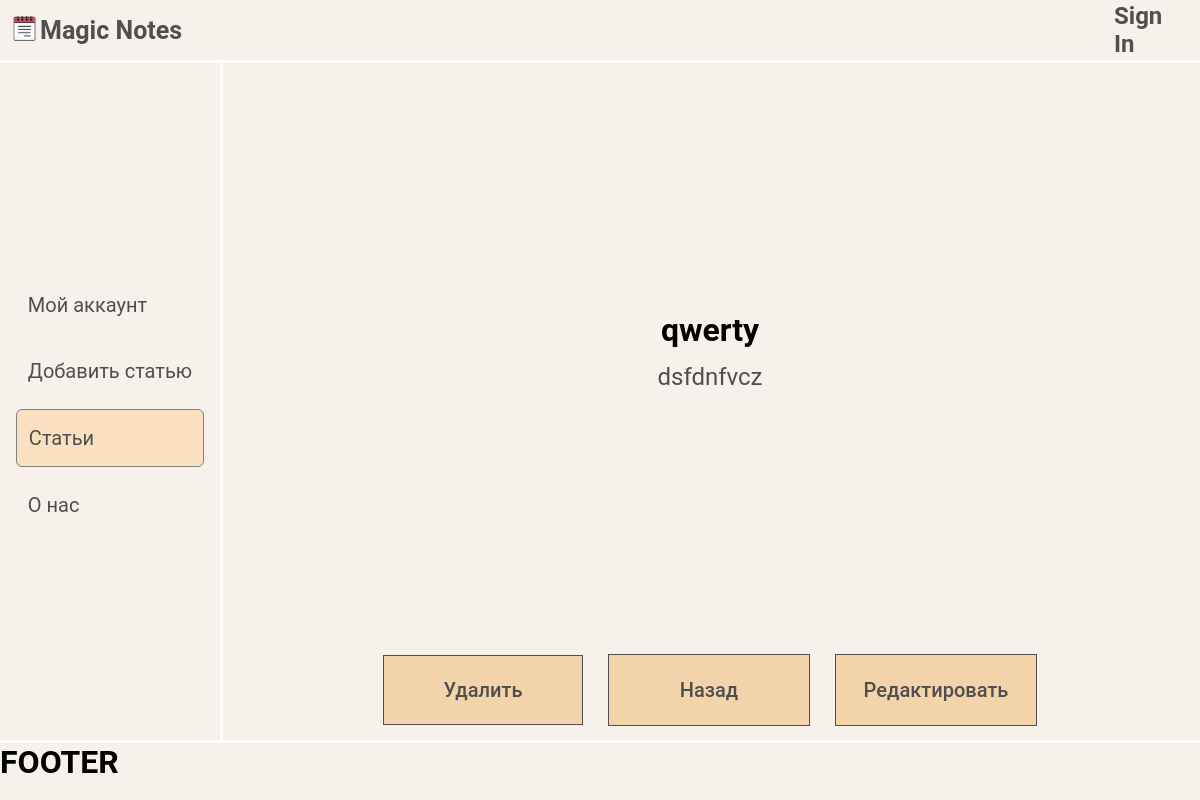
The page /notes/12/ on the database as committed earlier.
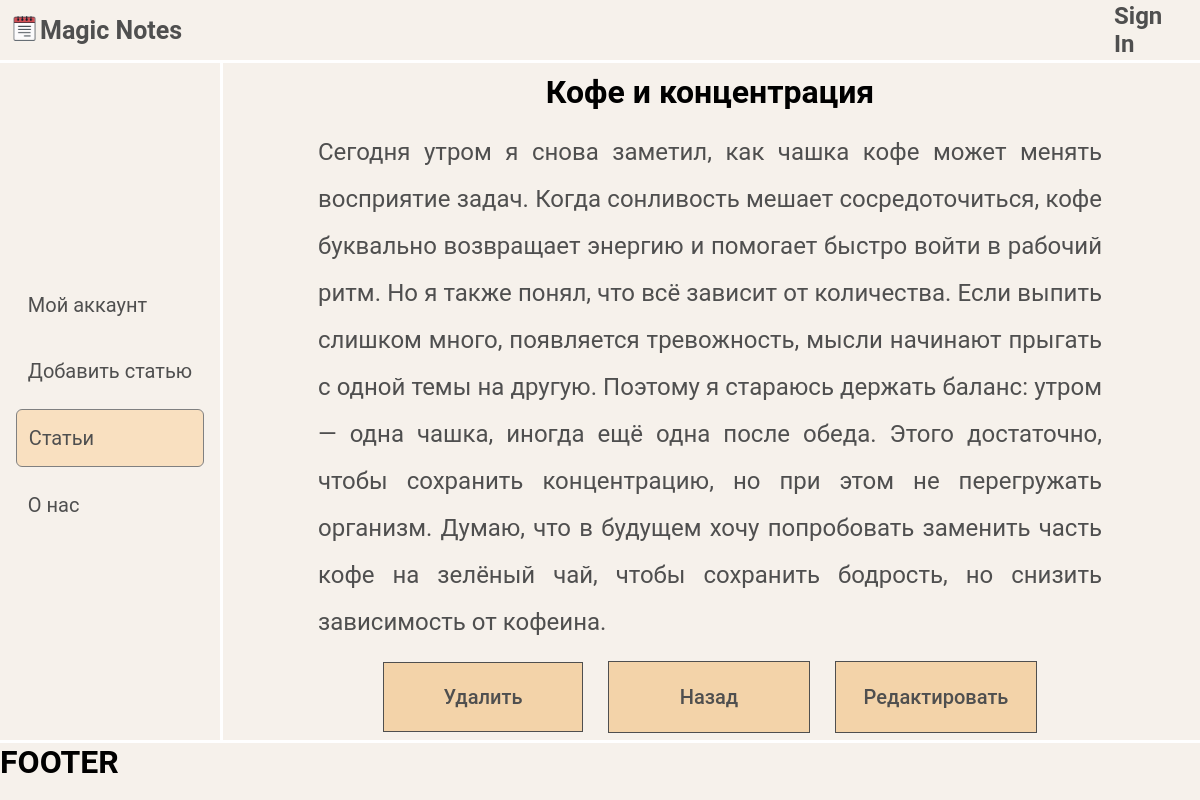
The same page on the database as committed later.
### Main/models.py (models this page shows, shortened)
class Notes(models.Model):
    title = models.CharField('Заголовок', max_length=50)
    anons = models.CharField('Анонс', max_length=100)
    text = models.TextField('Текст', max_length=2000)
    date = models.DateField('Дата')
    owner = models.ForeignKey(User, on_delete=models.CASCADE, null=True)
    class Meta:
        verbose_name = 'Заметка'
        verbose_name_plural = 'Заметки'

### Main/views.py (the view, shortened to what this page needs)
# urls.py: path('notes/<int:number>/', views.note),
def note(request, number):
    note = get_object_or_404(Notes, id=number)
    data = {'note' : note,
            'id': number}
    return render(request, f'Main/page.html', data)

### Main/templates/Main/page.html (shortened to what this page needs)
{% extends 'Main/layout.html' %}
{% load static %}
{% block content %}
    <div class="note_container">
        <div class="text_block">
            <h1 style="text-align: center; margin-bottom: 2%;">{{ note.title }}</h1>
            <span>{{ note.text }}</span>
        </div>
        <div class="button_block">
            <form method="post" class="button_form">
                <button class="crud_button" type="submit" name="delete">Удалить</button>
                <a href="{% url 'home'%}" class="crud_button">Назад</a>
                <a href="{% url 'edit' note.id %}" class="crud_button">Редактировать</a>
            </form>
        </div>
    </div>
{% endblock %}
{% block footer %}
    <footer>
        <h1 id="pc">FOOTER</h1>
    </footer>
{% endblock %}

Rows that differ between the two databases and show on the page:
changed Notes: title "qwerty" → "Кофе и концентрация"; text "dsfdnfvcz" → "Сегодня утром я снова заметил, как чашка кофе может менять восприятие задач. Когда сонливость мешает сосредоточиться, кофе буквально возвращает энергию и помогает быстро войти в рабочий ритм. Но я также понял, что всё зависит от количества. Если выпить слишком много, появляется тревожность, мысли начинают прыгать с одной темы на другую. Поэтому я стараюсь держать баланс: утром — одна чашка, иногда ещё одна после обеда. Этого достаточно, чтобы сохранить концентрацию, но при этом не перегружать организм. Думаю, что в будущем хочу попробовать заменить часть кофе на зелёный чай, чтобы сохранить бодрость, но снизить зависимость от кофеина."
